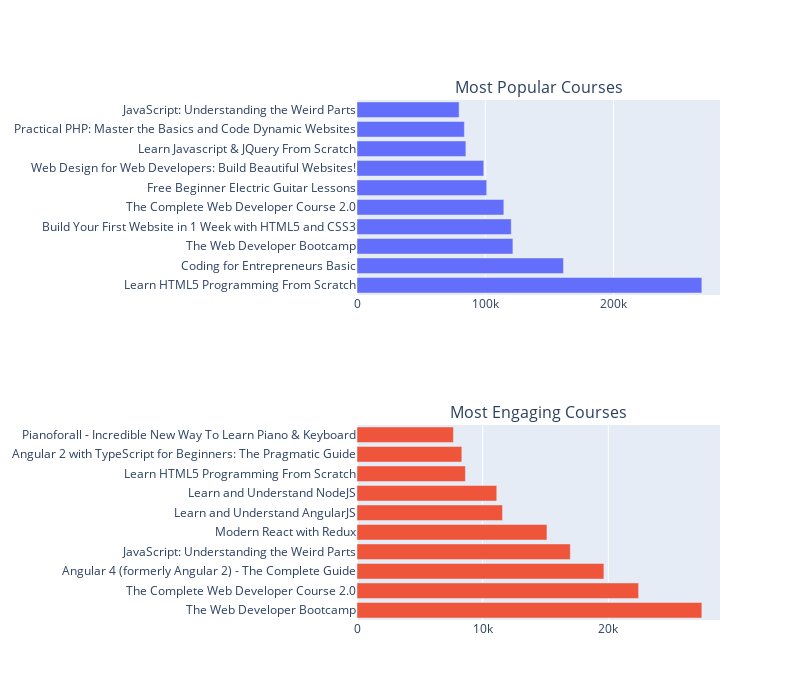

This figure's notebook cell:
### Markdown cell above
We should be able to sort the most popular course either by number of subscribers, and the most engaging one by number of reviews.

### Code cell
popular = df.loc[idx[df['num_subscribers'].sort_values(ascending=False).index]][['course_title', 'num_subscribers', 'subject']]
mostpop = popular.head(10)
engage = df.loc[idx[df['num_reviews'].sort_values(ascending=False).index]][['course_title', 'num_reviews', 'subject']]
mosten= engage.head(10)
fig = make_subplots(rows=2 ,cols=1, subplot_titles=('Most Popular Courses', 'Most Engaging Courses'))
fig.append_trace(go.Bar(x=mostpop['num_subscribers'], y=mostpop['course_title'],
                       orientation='h', 
                       showlegend=False), row=1, col=1)
fig.append_trace(go.Bar(x=mosten['num_reviews'], y=mosten['course_title'],
                       orientation='h', 
                       showlegend=False), row=2, col=1)
fig['layout'].update(height=700, width=800)
fig.show()

### Figure 1 — Plotly figure (JSON) as saved in the notebook; plotly's stock layout.template omitted (floating-point values rounded to 4 significant figures)
{"data": [{"orientation": "h", "showlegend": false, "type": "bar", "x": [268923, 161029, 121584, 120291, 114512, 101154, 98867, 84897, 83737, 79612], "xaxis": "x", "y": ["Learn HTML5 Programming From Scratch", "Coding for Entrepreneurs Basic", "The Web Developer Bootcamp", "Build Your First Website in 1 Week with HTML5 and CSS3", "The Complete Web Developer Course 2.0", "Free Beginner Electric Guitar Lessons", "Web Design for Web Developers: Build Beautiful Websites!", "Learn Javascript & JQuery From Scratch", "Practical PHP: Master the Basics and Code Dynamic Websites", "JavaScript: Understanding the Weird Parts"], "yaxis": "y"}, {"orientation": "h", "showlegend": false, "type": "bar", "x": [27445, 22412, 19649, 16976, 15117, 11580, 11123, 8629, 8341, 7676], "xaxis": "x2", "y": ["The Web Developer Bootcamp", "The Complete Web Developer Course 2.0", "Angular 4 (formerly Angular 2) - The Complete Guide", "JavaScript: Understanding the Weird Parts", "Modern React with Redux", "Learn and Understand AngularJS", "Learn and Understand NodeJS", "Learn HTML5 Programming From Scratch", "Angular 2 with TypeScript for Beginners: The Pragmatic Guide", "Pianoforall - Incredible New Way To Learn Piano & Keyboard"], "yaxis": "y2"}], "layout": {"annotations": [{"font": {"size": 16}, "showarrow": false, "text": "Most Popular Courses", "x": 0.5, "xanchor": "center", "xref": "paper", "y": 1, "yanchor": "bottom", "yref": "paper"}, {"font": {"size": 16}, "showarrow": false, "text": "Most Engaging Courses", "x": 0.5, "xanchor": "center", "xref": "paper", "y": 0.375, "yanchor": "bottom", "yref": "paper"}], "height": 700, "width": 800, "xaxis": {"anchor": "y", "domain": [0, 1]}, "xaxis2": {"anchor": "y2", "domain": [0, 1]}, "yaxis": {"anchor": "x", "domain": [0.625, 1]}, "yaxis2": {"anchor": "x2", "domain": [0, 0.375]}}}
